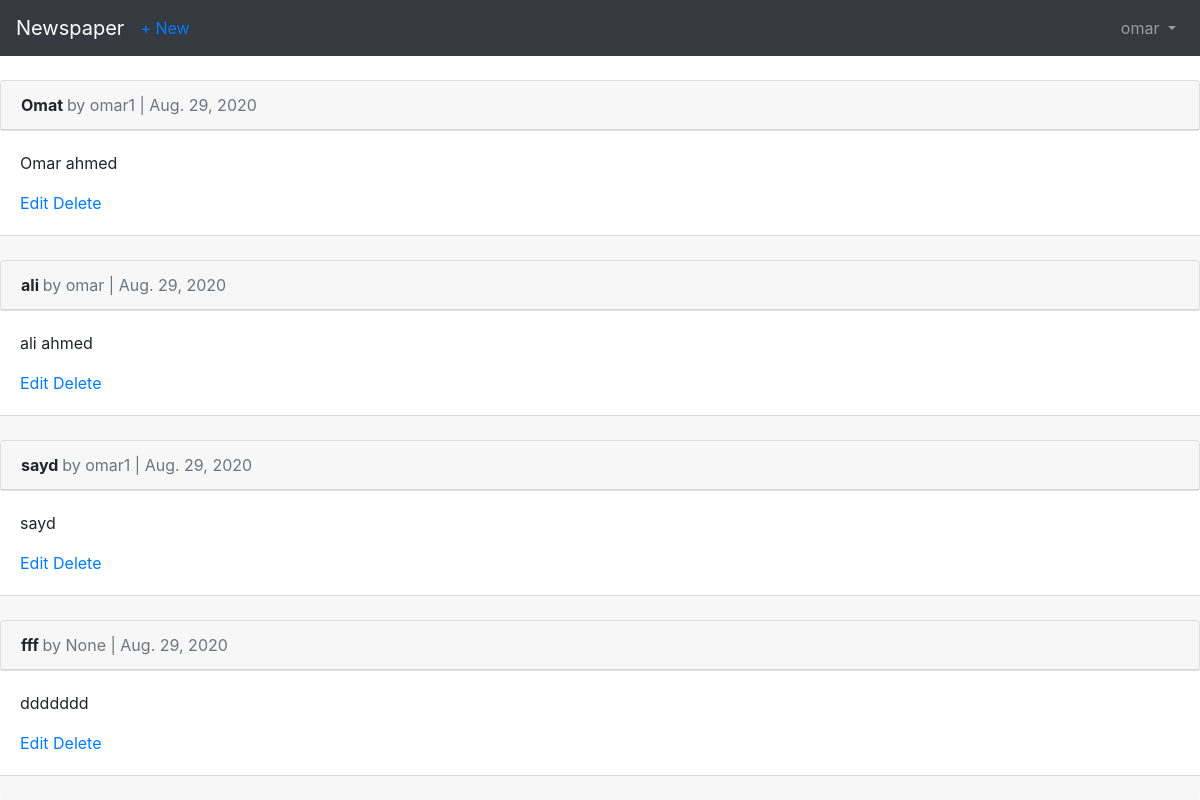
The page /articles/ (signed in) on the database its author committed.
### users/models.py (models this page shows)
class CustomUser(AbstractUser):
    age = models.PositiveIntegerField(null=True, blank=True)

### articles/models.py (models this page shows, shortened)
class Article(models.Model):
    title = models.CharField(max_length=225)
    body = models.TextField()
    date = models.DateField(auto_now_add=True)
    author = models.ForeignKey(get_user_model(), on_delete=models.CASCADE, null=True )

### articles/views.py (the view)
# urls.py: path("", ArticleListView.as_view(), name="article_list")
class ArticleListView(ListView):
    model = Article
    template_name = "article_list.html"

### templates/article_list.html (shortened to what this page needs)
{% extends 'base.html' %}
        {% block content %}
          {% for article in object_list %}
            <div class="card">
            <div class="card-header">
                <span class="font-weight-bold">{{ article.title }} </span>
                <span class="text-muted">by {{ article.author }} | {{ article.date }} </span>
            </div>
            </div>
              <div class="card-body">
              <p>{{ article.body }}</p>
               <a href="{% url 'article_edit' article.pk %}">Edit</a>
               <a href="{% url 'article_delete' article.pk %}">Delete</a>
               </div>
              <div class="card-footer">
              </div>
          {% endfor %}
        {% endblock content %}

### templates/base.html (shortened to what this page needs)
<!DOCTYPE html>
<html lang="en">
<head>
    <link rel="stylesheet" href="https://stackpath.bootstrapcdn.com/bootstrap/4.1.3/css/bootstrap.min.css">
</head>
<body>
    <nav class="navbar navbar-expand-md navbar-dark bg-dark mb-4">
      <a class="navbar-brand" href="{% url 'home' %}">Newspaper</a>
    {% if user.is_authenticated %}
    <ul class="navbar-nav mr-auto">
    <li class="nav-item">
        <a href="{% url 'article_new' %}">+ New</a>
    </li>
    </ul>
    {% endif %}
      <div class="collapse navbar-collapse" id="navbarCollapse">
        {% if user.is_authenticated %}
          <ul class="navbar-nav ml-auto">
            <li class="nav-item">
              <a class="nav-link dropdown-toggle" href="#" id="userMenu" data-toggle="dropdown" aria-haspopup="true" aria-expanded="false">
                {{ user.username }}
              </a>
            </li>
          </ul>
        {% endif %}
      </div>
    </nav>
    <div>
        {% block content %}
        {% endblock content %}
    </div>
</body>
</html>

### rows shown on the page
CustomUser: username "omar"
Article: title "Omat", author "omar1", date "Aug. 29, 2020", body "Omar ahmed"
Article: title "ali", author "omar", date "Aug. 29, 2020", body "ali ahmed"
Article: title "sayd", author "omar1", date "Aug. 29, 2020", body "sayd"
Article: title "fff", author "None", date "Aug. 29, 2020", body "ddddddd"
